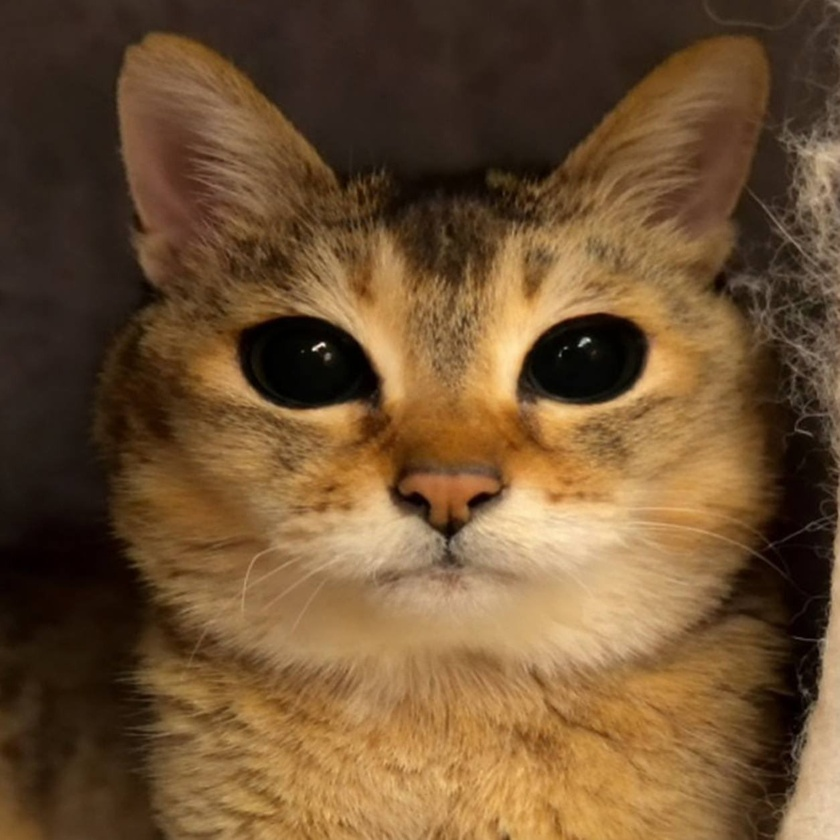
#> input picture ejercicio1/107.jpeg, 840 x 840 px, shrunk from 1254 x 1254 before the run, found by its file name; its folder holds 4 pictures in this run
$ python imagen_secuencial.py
#> lines starting #> are read from the running program, lines starting #| are printed output that depends on the picture
from PIL import Image
import os
import time

def convertir_a_gris(ruta_imagen):
    """Convierte una imagen a escala de grises."""
    try:
        imagen = Image.open(ruta_imagen)
#> imagen is the input picture: PIL image 840x840 RGB; mean R, G, B 110.9, 81.5, 50
        imagen_gris = imagen.convert('L')  # 'L' representa escala de grises
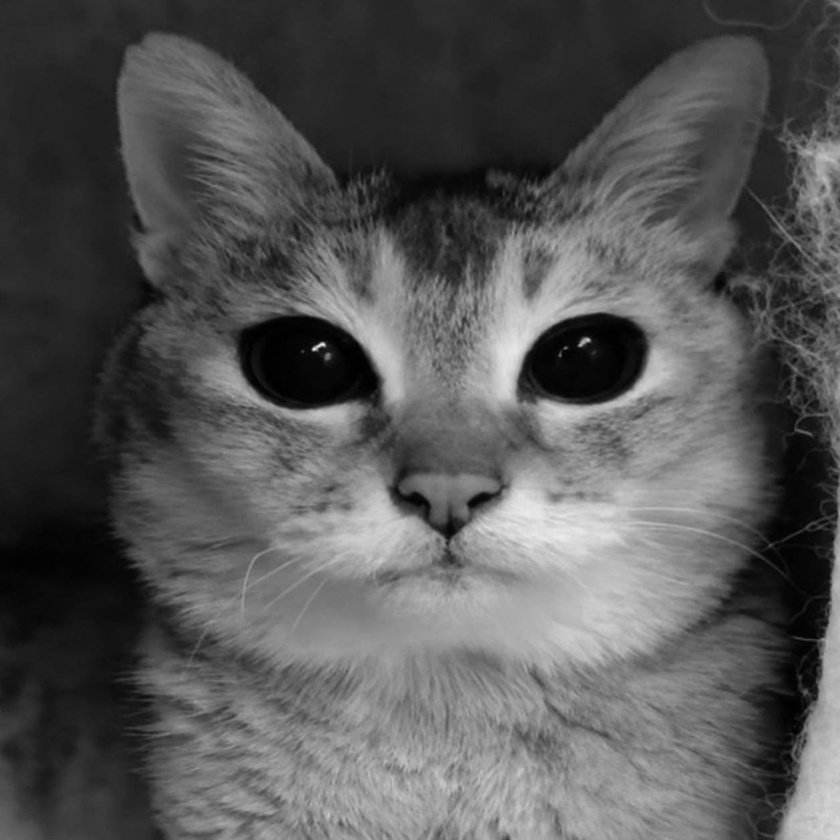
#> imagen_gris: PIL image 840x840 L; min 0, max 237, mean 86.7
        nombre_archivo, extension = os.path.splitext(ruta_imagen)
        ruta_gris = nombre_archivo + "_gris" + extension
        imagen_gris.save(ruta_gris)
        print(f"Imagen convertida: {ruta_imagen} -> {ruta_gris}")
    except FileNotFoundError:
        print(f"Error: No se encontró la imagen {ruta_imagen}")
    except Exception as e:
        print(f"Error al procesar {ruta_imagen}: {e}")

def procesar_imagenes_secuencial(lista_imagenes):
    """Procesa una lista de imágenes secuencialmente."""
    for ruta_imagen in lista_imagenes:
        convertir_a_gris(ruta_imagen)

if __name__ == '__main__':
    base_dir = os.path.dirname(os.path.abspath(__file__))
    directorio_imagenes = os.path.normpath(os.path.join(base_dir, "..", "infraestructuras-taller2", "ejercicio1"))
    lista_imagenes = [os.path.join(directorio_imagenes, f) for f in os.listdir(directorio_imagenes) if os.path.isfile(os.path.join(directorio_imagenes, f))]

    inicio = time.time()
    procesar_imagenes_secuencial(lista_imagenes)
    fin = time.time()

    print(f"Tiempo total de procesamiento secuencial: {fin - inicio:.2f} segundos")
